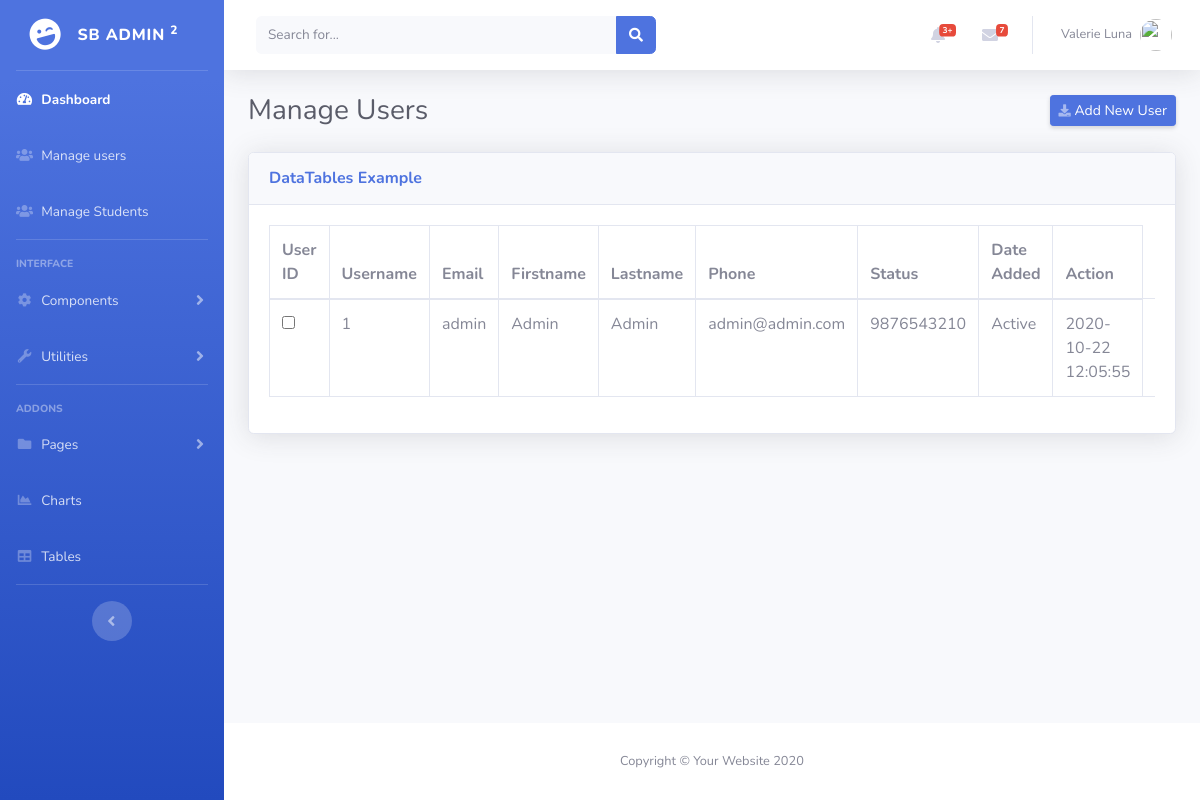
The page /admin/manage_users.php (signed in) on the database its author committed.
### tables this page shows
CREATE TABLE IF NOT EXISTS `manage_user` (
  `user_id` int(11) NOT NULL AUTO_INCREMENT,
  `username` varchar(64) NOT NULL,
  `password` varchar(64) NOT NULL,
  `firstname` varchar(32) NOT NULL,
  `lastname` varchar(32) NOT NULL,
  `email` varchar(64) NOT NULL,
  `phone` varchar(64) NOT NULL,
  `status` tinyint(1) NOT NULL,
  `date_added` datetime NOT NULL,
  PRIMARY KEY (`user_id`)
);

### admin/manage_users.php (the view, shortened to what this page needs)
<?php require_once('include/startup.php');
?>
<?php require_once('common/header.php'); ?>
        <div class="container-fluid">
          <div class="d-sm-flex align-items-center justify-content-between mb-4">
            <h1 class="h3 mb-0 text-gray-800">Manage Users</h1>
            <a href="#" class="d-none d-sm-inline-block btn btn-sm btn-primary shadow-sm"><i class="fas fa-download fa-sm text-white-50"></i> Add New User</a>
          </div>
          <div class="card shadow mb-4">
            <div class="card-header py-3">
              <h6 class="m-0 font-weight-bold text-primary">DataTables Example</h6>
            </div>
            <div class="card-body">
              <div class="table-responsive">
                <table class="table table-bordered" id="dataTable" width="100%" cellspacing="0">
                  <thead>
                    <tr>
                      <th>User ID</th>
                      <th>Username</th>
                      <th>Email</th>
                      <th>Firstname</th>
                      <th>Lastname</th>
                      <th>Phone</th>
                      <th>Status</th>
                      <th>Date Added</th>
                      <th>Action</th>
                    </tr>
                  </thead>
                  <tbody>
				  <?php
					$sql = "SELECT * FROM manage_user";
					$rs = mysqli_query($conn, $sql);
					if(mysqli_num_rows($rs)){
						while($rec = mysqli_fetch_assoc($rs)){
							?>
                    <tr>
                      <td><input type="checkbox" /></td>
                      <td><?php echo $rec['user_id']; ?></td>
                      <td><?php echo $rec['username']; ?></td>
                      <td><?php echo $rec['firstname']; ?></td>
                      <td><?php echo $rec['lastname']; ?></td>
                      <td><?php echo $rec['email']; ?></td>
                      <td><?php echo $rec['phone']; ?></td>
                      <td><?php echo ($rec['status'] == '1')?'Active':'Inactive'; ?></td>
                      <td><?php echo $rec['date_added']; ?></td>
                      <td>Edit</td>
                    </tr>
							<?php
						}
					}
				  ?>
                  </tbody>
                </table>
              </div>
            </div>
          </div>
        </div>
      </div>
<?php require_once('common/footer.php'); ?>

### rows shown on the page
manage_user: user_id "1", username "admin", firstname "Admin", lastname "Admin", email "admin@admin.com", phone "9876543210", status "Active", date_added "2020-10-22 12:05:55"
